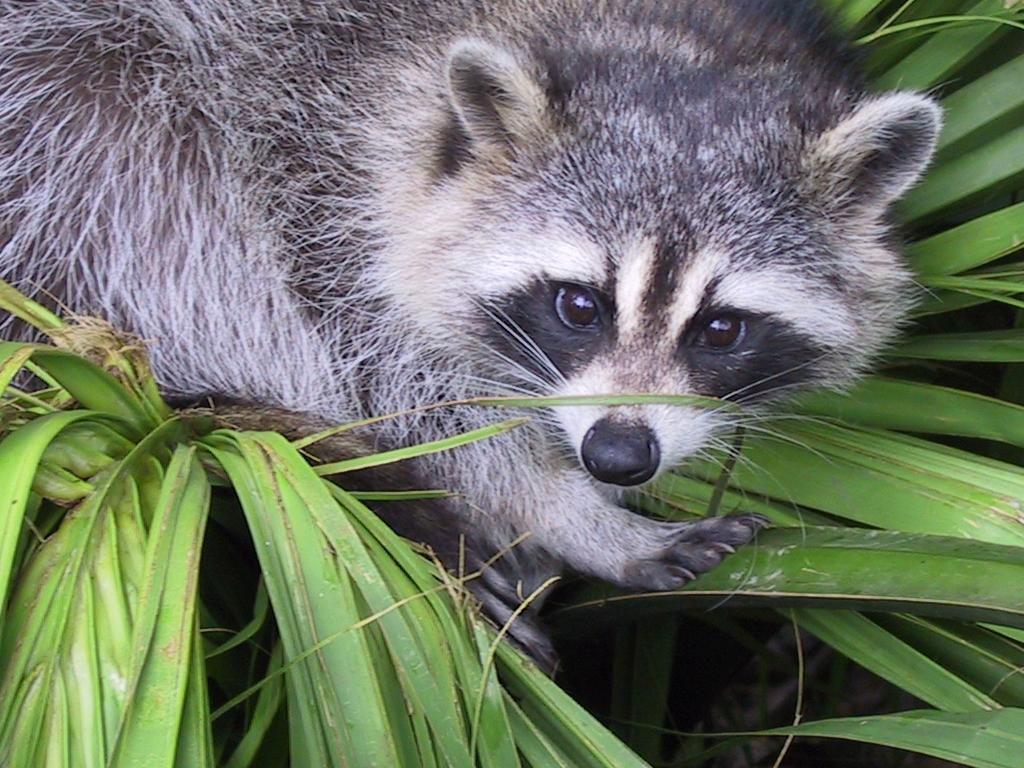
#> input picture 1-Array/ex04/animal.jpeg, 1024 x 768 px
$ python rotate.py
#> lines starting #> are read from the running program, lines starting #| are printed output that depends on the picture
### 1-Array/ex04/load_image.py
from PIL import Image
from PIL import UnidentifiedImageError
import numpy as np


def ft_load(path: str) -> np.ndarray:
    """This function gonna load the image
    and return the the array of the image
    and print the shape of the image"""
#> called with path = 'animal.jpeg'
    try:
        image = Image.open(path)
#> image is the input picture: PIL image 1024x768 RGB; mean R, G, B 110.7, 117.7, 102.1
        im_matrix = np.array(image)
        return im_matrix
    except FileNotFoundError or UnidentifiedImageError \
            or ValueError or TypeError as msg:
        print(msg)
        return

### 1-Array/ex04/rotate.py
from load_image import ft_load
import numpy as np
from PIL import Image


def slice_me(family: np.ndarray, start: int, end: int) -> np.ndarray:
    """This function slice the y array of the family
       start at start a end one before the end,
       return the new array of sliced element"""
#> called with start = 350, end = 750
    try:
        assert isinstance(family, np.ndarray) is True, \
            "family is not a np.ndarray"
        arr = np.array(family)
        newarr = arr[start:end, start:end, 1]
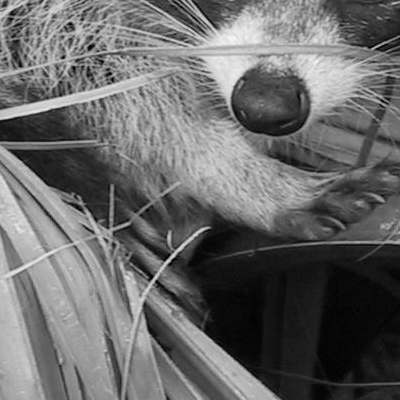
#> newarr: shape (400, 400); min 0, max 249, mean 105
        return newarr
    except AssertionError as msg:
        print("AssertionError:", msg)
        return


def main():
    img_array = ft_load("animal.jpeg")
    if img_array is None:
        return 1
    new_img_array = slice_me(img_array, 350, 750)
    if new_img_array is None:
        return 1
    print("The shape of the image is:", new_img_array.shape)
#| The shape of the image is: (400, 400)
    print(new_img_array)
#> (printed output is left out)
    img_array_transpose = new_img_array.T
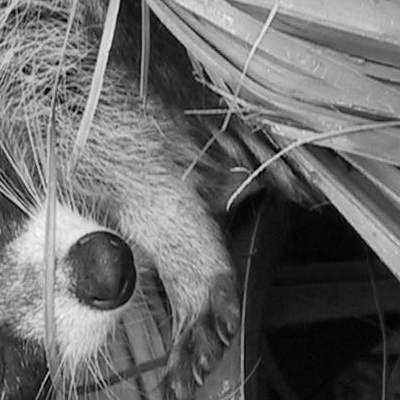
#> img_array_transpose: shape (400, 400); min 0, max 249, mean 105
    print("New shape after Transpose:", img_array_transpose.shape)
#| New shape after Transpose: (400, 400)
    print(img_array_transpose)
#> (printed output is left out)
    new_img = Image.fromarray(img_array_transpose)
    new_img.show()


if __name__ == "__main__":
    main()
